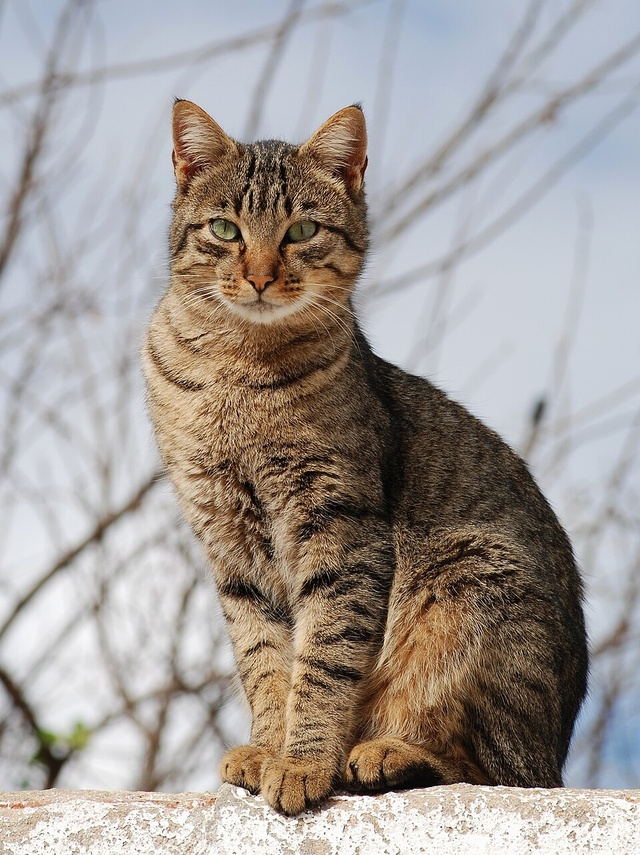
#> input picture images/cat.jpg, 640 x 855 px, shrunk from 960 x 1282 before the run
$ jupyter execute lab_5.ipynb
#> lines starting #> are read from the running program, lines starting #| are printed output that depends on the picture
[cell 1]
import numpy as np
import cv2
import matplotlib.pyplot as plt

[cell 2]
def show_compare(img1, title1, img2, title2):
    plt.figure(figsize=(10, 5))
    plt.subplot(1, 2, 1), plt.imshow(img1, cmap='gray'), plt.title(title1)
    plt.subplot(1, 2, 2), plt.imshow(img2, cmap='gray'), plt.title(title2)
    plt.show()

img = cv2.imread('./images/cat.jpg', 0).astype(np.float32)
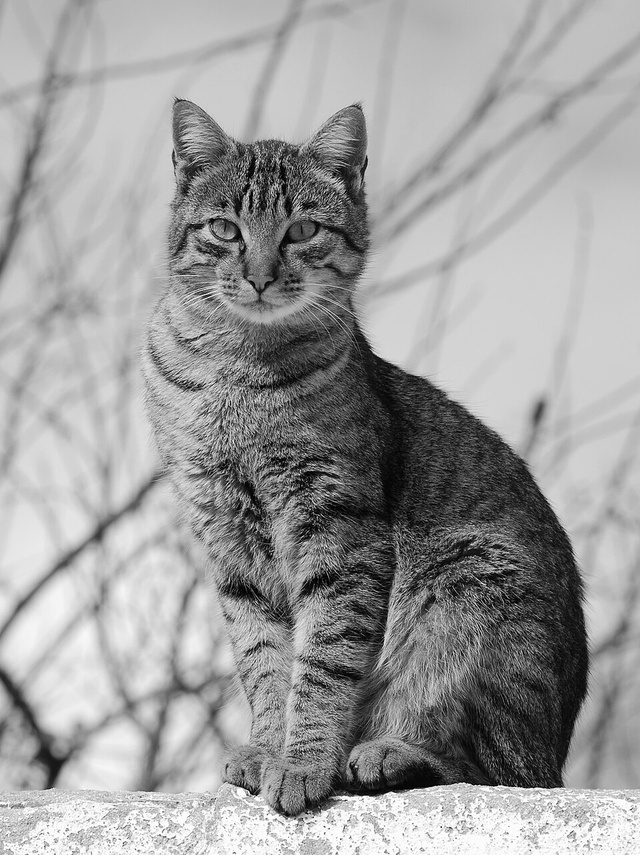
#> img: shape (855, 640) float32; min 0, max 255, mean 156.4
img_2 = cv2.imread('./images/cat2.jpg', 0).astype(np.float32)
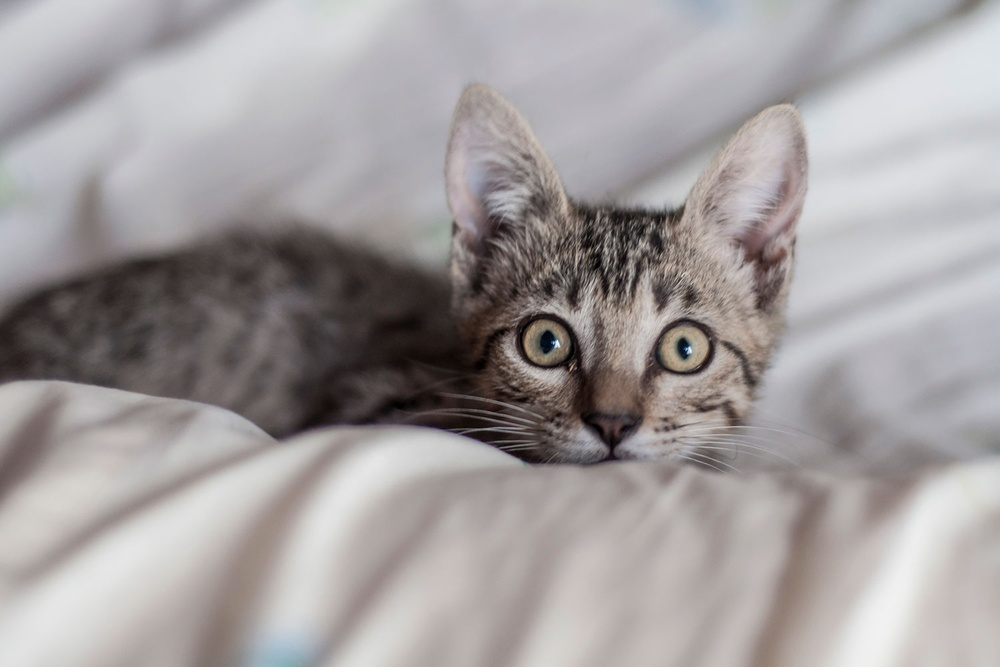
#> input picture images/cat2.jpg, 1000 x 667 px, shrunk from 1500 x 1000 before the run
#> img_2: shape (667, 1000) float32; min 0, max 247, mean 159.2
img_3 = cv2.imread('./images/dog.png', 0).astype(np.float32)
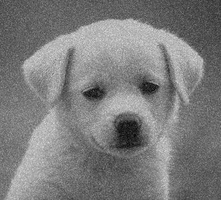
#> input picture images/dog.png, 221 x 200 px, shrunk from 332 x 300 before the run
#> img_3: shape (200, 221) float32; min 6, max 218, mean 124.1


k_size = 5 # On crée un carré blanc de 5x5. Plus il est grand, plus l'effet est fort.
structuring_element = np.ones((k_size, k_size), dtype=np.float32)

[cell 3]
def dilate(image, structuringElement):
    """
    Compute the dilation of the input float image by the given structuring element.
    Pixel outside the image are supposed to have value 0.
    """
    h, w = image.shape
#> h = 855; w = 640
    h_se, w_se = structuringElement.shape

    res = np.zeros((h, w), dtype=np.float32)

    pad_h = h_se // 2
    pad_w = w_se // 2

    image_padded = np.pad(image, ((pad_h, pad_h), (pad_w, pad_w)), mode='constant', constant_values=0)

    for i in range(h):
        for j in range(w):
            # Dans l'image paddée, le pixel (i,j) est décalé de (pad_h, pad_w).
            roi = image_padded[i : i + h_se, j : j + w_se]

            # maximum des valeurs des pixels couverts par l'élément structurant actif (=1).
            pixels_concernes = roi[structuringElement > 0]

            # on prend le maximum (si pas vide) ou 0 sinon
            if pixels_concernes.size > 0:
                res[i, j] = np.max(pixels_concernes)
            else:
                res[i, j] = 0.0
    return res

print("Test Exercice 1 : Dilatation")
res_dilate = dilate(img, structuring_element)
show_compare(img, "Originale", res_dilate, f"Dilatation (Carré {k_size}x{k_size})")

[cell 4]
def erode(image, structuringElement):
    """
    Compute the erosion of the input float image by the given structuring element.
    Pixel outside the image are supposed to have value 1.
    """
    res = 1.0 - dilate(1.0 - image, structuringElement) # l'inversion (1.0 - image) transforme les zones sombres en zones claires et vice-versa.
#> in dilate (call 2), `image_padded = np.pad(image, ((pad_h, pad_h), (pad_w, pad_w)), mode='c..`:
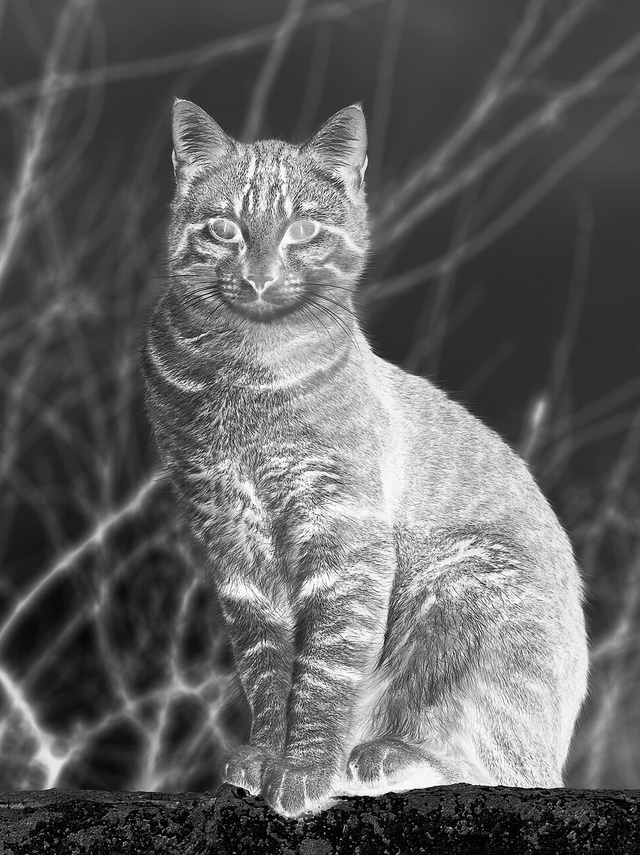
#> image: shape (855, 640) float32; min -254, max 1, mean -155.4; drawn with min black and max white
#> after the loop in dilate (call 2), `for i in range(h):`:
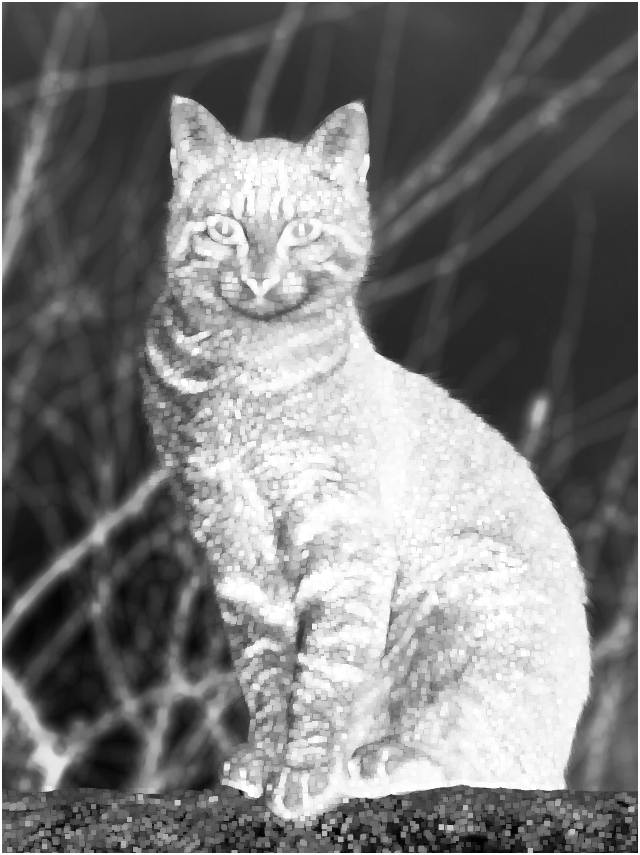
#> res: shape (855, 640) float32; min -247, max 1, mean -127.6; drawn with min black and max white
    return res

print("Test Exercice 2 : Érosion")
res_erode = erode(img, structuring_element)
show_compare(img, "Originale", res_erode, f"Érosion (Carré {k_size}x{k_size})")

[cell 5]
def close_morphology(image, structuringElement):
    """
    Compute the closing of the input float image by the given structuring element.
    """
    res = erode(dilate(image, structuringElement), structuringElement) # On applique l'érosion sur le résultat de la dilatation.
#> in dilate (call 4), `image_padded = np.pad(image, ((pad_h, pad_h), (pad_w, pad_w)), mode='c..`:
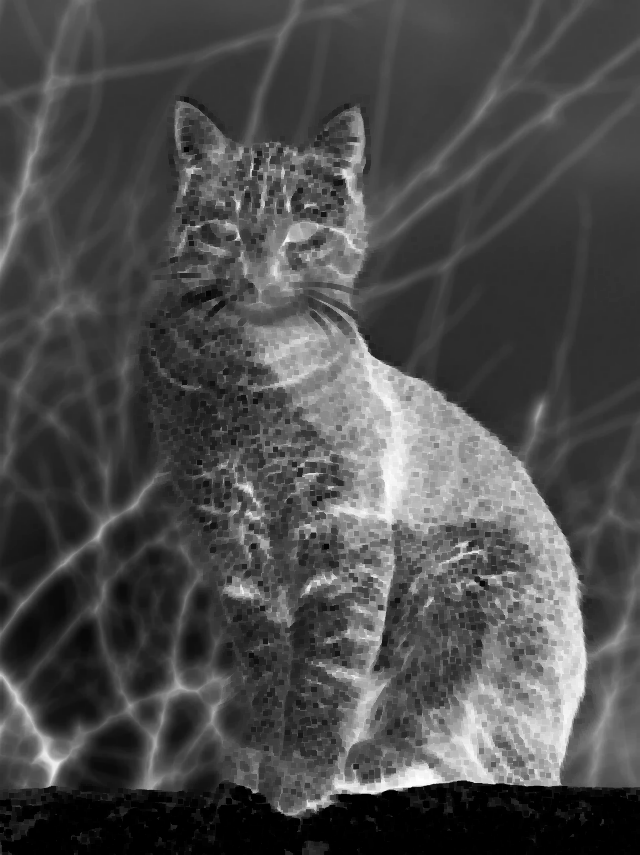
#> image: shape (855, 640) float32; min -254, max -9, mean -180.7; drawn with min black and max white
    return res

print("Test Exercice 3 : Fermeture")
res_close = close_morphology(img, structuring_element)
show_compare(img, "Originale", res_close, "Fermeture (Closing)")

[cell 6]
def open_morphology(image, structuringElement):
    """
    Compute the opening of the input float image by the given structuring element.
    """
    res = dilate(erode(image, structuringElement), structuringElement) # On applique la dilatation sur le résultat de l'érosion.
#> in dilate (call 6), `image_padded = np.pad(image, ((pad_h, pad_h), (pad_w, pad_w)), mode='c..`:
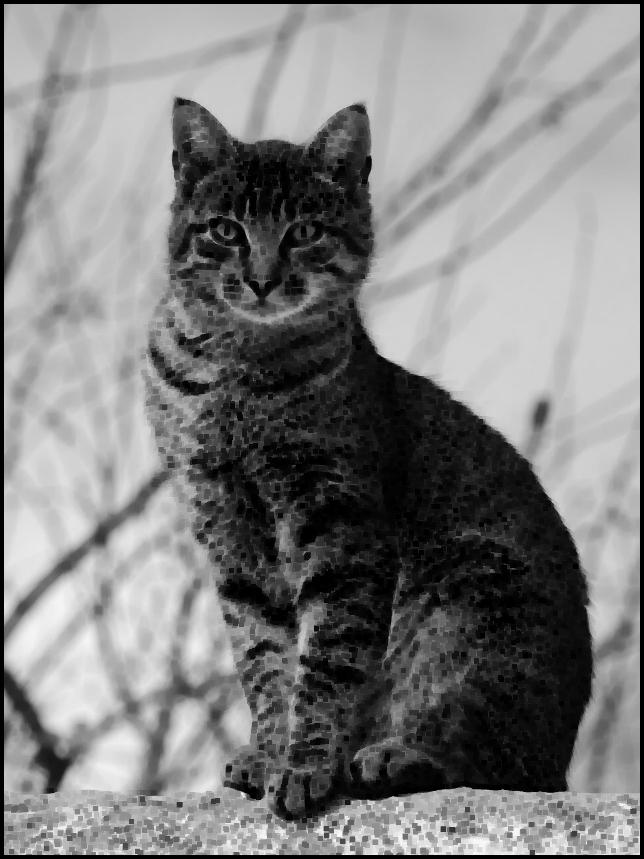
#> image_padded: shape (859, 644) float32; min 0, max 248, mean 127.2
    return res

print("Test Exercice 4 : Ouverture (Opening)")
res_open = open_morphology(img, structuring_element)
show_compare(img, "Originale", res_open, "Ouverture (Opening)")

[cell 7]
def morphologicalGradient(image, structuringElement):
    """
    Compute the morphological gradient of the input float image by the given structuring element.
    """
    res = dilate(image, structuringElement) - erode(image, structuringElement) # Le gradient morphologique est défini par la différence entre la dilatation et l'érosion de l'image.
    return res

print("Test Exercice 5 : Gradient Morphologique")
res_grad = morphologicalGradient(img, structuring_element)
show_compare(img, "Originale", res_grad, "Gradient Morphologique")
res_grad2 = morphologicalGradient(img_2, structuring_element)
#> after the loop in dilate (call 10), `for i in range(h):`:
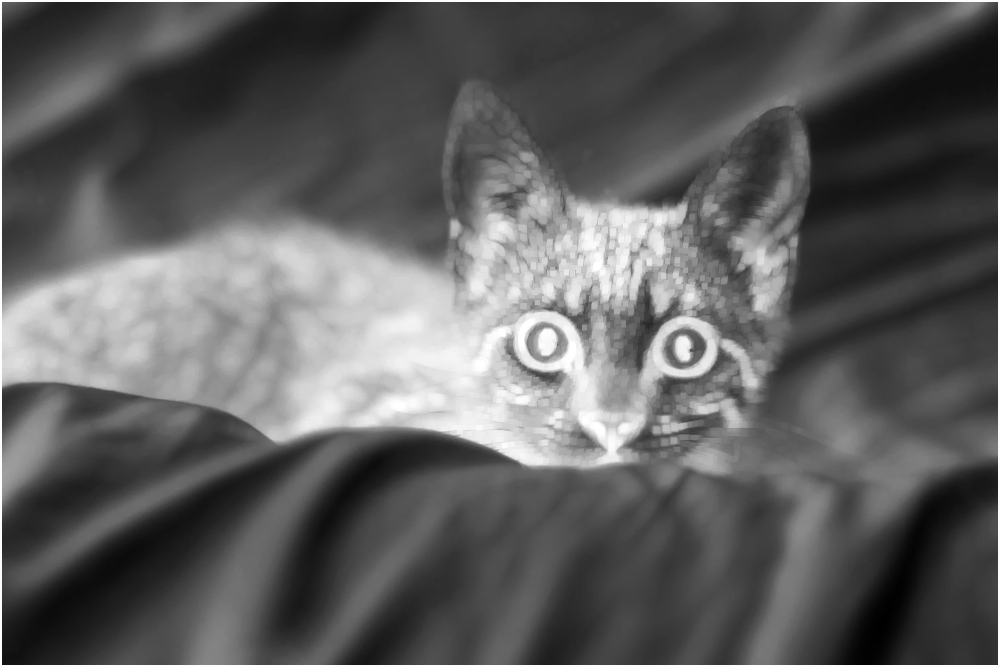
#> res: shape (667, 1000) float32; min -240, max 1, mean -149.9; drawn with min black and max white
#> in morphologicalGradient (call 2), `res = dilate(image, structuringElement) - erode(image, structuringElem..`:
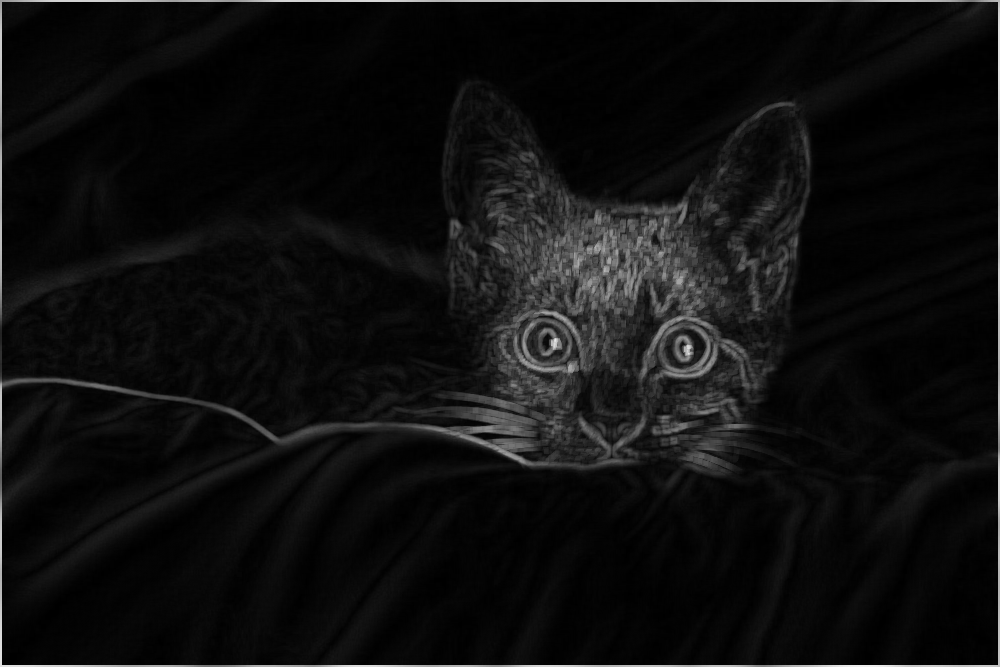
#> res: shape (667, 1000) float32; min 0, max 238, mean 14.9
show_compare(img_2, "Originale", res_grad2, "Gradient Morphologique")
